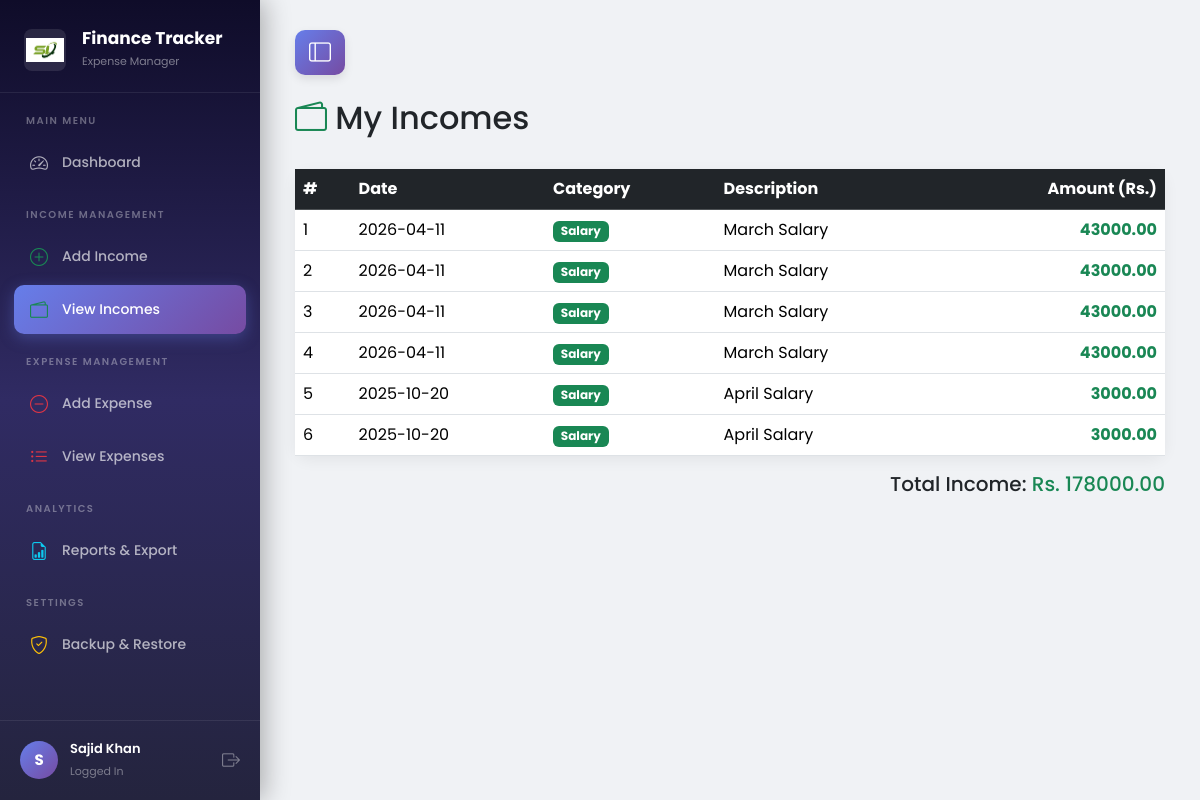
The page /incomes (signed in) on the database as committed earlier.
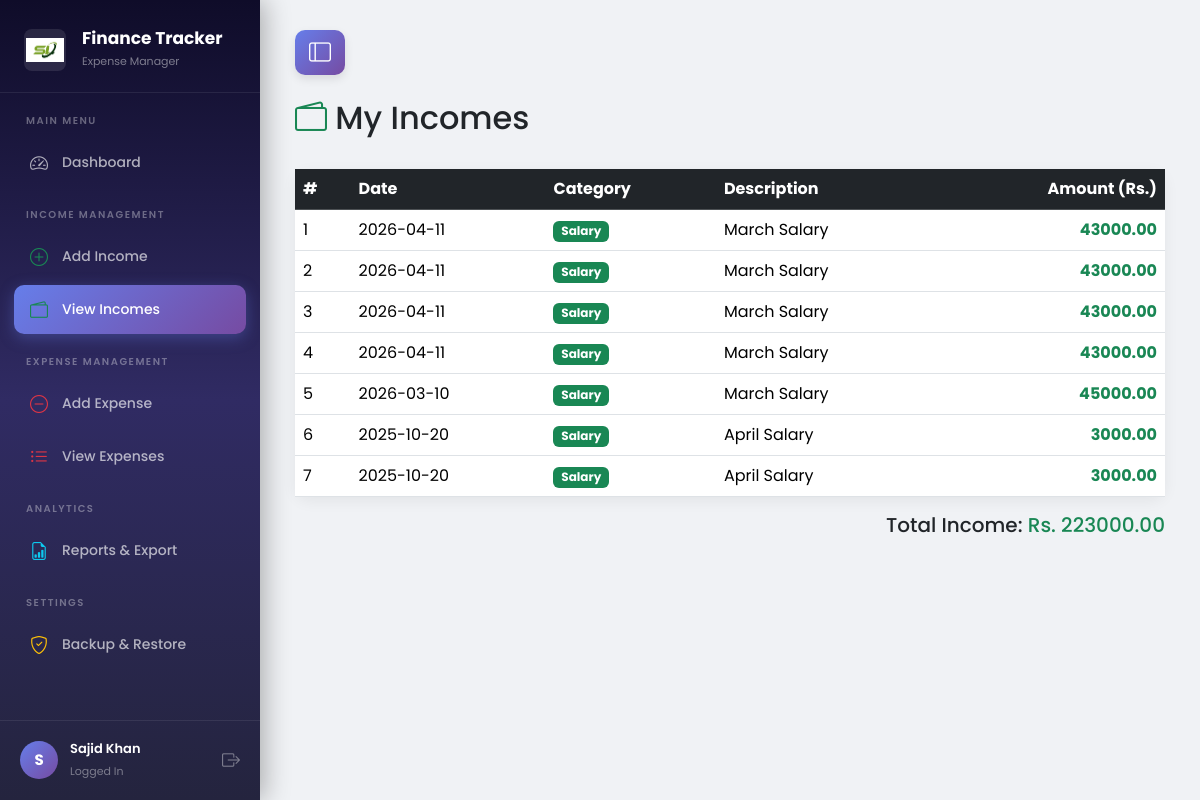
The same page on the database as committed later.
### tables this page shows
CREATE TABLE transactions(
        id INTEGER PRIMARY KEY AUTOINCREMENT,
        user_id INTEGER NOT NULL,
        type TEXT NOT NULL,
        category TEXT NOT NULL,
        amount REAL NOT NULL,
        description TEXT,
        date DATE NOT NULL,
        created_at TIMESTAMP DEFAULT CURRENT_TIMESTAMP,
        FOREIGN KEY (user_id) REFERENCES users(id)
    );

### routes/transactions.py (the view)
@transactions.route('/incomes')
def view_incomes():
    if 'user_id' not in session:
        return redirect(url_for('auth.login'))
    db = get_db()
    incomes = db.execute("""
        SELECT id, category, amount, description, date
        FROM transactions
        WHERE user_id = ? AND type = 'income'
        ORDER BY date DESC
    """, (session['user_id'],)).fetchall()
    return render_template('incomes.html', incomes=incomes)

### app.py (called while the page is built)
@app.teardown_appcontext
def shutdown_session(exception=None):
    close_connection(exception)

### models/database.py (called while the page is built)
def get_db():
    db = getattr(g, '_database', None)
    if db is None:
        db = g._database = sqlite3.connect(DATABASE)
        db.row_factory = sqlite3.Row
    return db

def close_connection(exception):
    db = getattr(g, '_database', None)
    if db is not None:
        db.close()

### templates/incomes.html (shortened to what this page needs)
{% extends "base.html" %}
{% block content %}
<div class="d-flex justify-content-between align-items-center mb-4">
    <h2><i class="bi bi-wallet2 text-success"></i> My Incomes</h2>
</div>
{% if incomes %}
<div class="card">
    <div class="card-body p-0">
        <div class="table-responsive">
            <table class="table table-hover mb-0">
                <thead class="table-dark">
                    <tr>
                        <th>#</th>
                        <th>Date</th>
                        <th>Category</th>
                        <th>Description</th>
                        <th class="text-end">Amount (Rs.)</th>
                    </tr>
                </thead>
                <tbody>
                    {% for income in incomes %}
                    <tr>
                        <td>{{ loop.index }}</td>
                        <td>{{ income['date'] }}</td>
                        <td><span class="badge bg-success">{{ income['category'] }}</span></td>
                        <td>{{ income['description'] if income['description'] else '-' }}</td>
                        <td class="text-end fw-bold text-success">{{ "%.2f"|format(income['amount']) }}</td>
                    </tr>
                    {% endfor %}
                </tbody>
            </table>
        </div>
    </div>
</div>
{% set total = incomes | map(attribute='amount') | list %}
<div class="text-end mt-3">
    <h5>Total Income: <span class="text-success">Rs. {{ "%.2f"|format(total|sum) }}</span></h5>
</div>
{% else %}
<div class="text-center mt-5">
    <i class="bi bi-cash-coin" style="font-size: 4rem; color: #ccc;"></i>
    <h4 class="text-muted mt-3">No income recorded yet</h4>
    <p class="text-muted">Click "Add Income" to add your first income entry.</p>
</div>
{% endif %}
{% endblock %}

Rows that differ between the two databases and show on the page:
added transactions: date "2026-03-10", category "Salary", description "March Salary", amount "45000.00"
Other text that changed with them:
{{ "%.2f"|format(total|sum) }}: "178000.00" → "223000.00"
